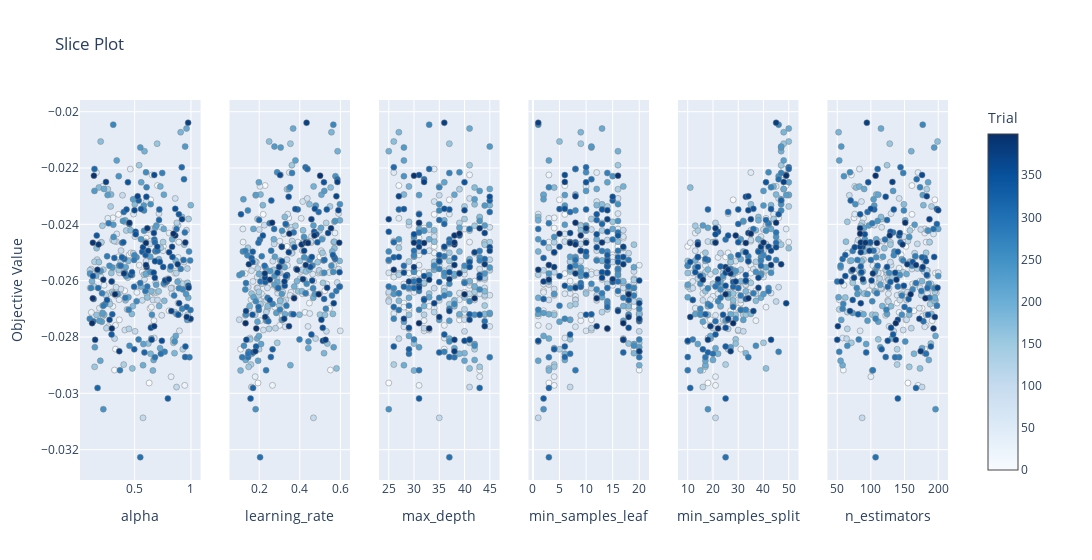

The code cell stored with this chart in its notebook:
### Code cell
optuna.visualization.plot_slice(study, params=['n_estimators', 'max_depth', 'min_samples_leaf', 'min_samples_split', 'learning_rate', 'alpha'])

### Figure 1 — Plotly figure (JSON) as saved in the notebook; plotly's stock layout.template omitted (floating-point values rounded to 4 significant figures; data arrays with more than 128 entries replaced by an {"elided": "..."} marker saying what was removed)
{"data": [{"marker": {"color": {"elided": "400 int values"}, "colorbar": {"title": {"text": "Trial"}, "x": 1, "xpad": 40}, "colorscale": [[0, "rgb(247,251,255)"], [0.125, "rgb(222,235,247)"], [0.25, "rgb(198,219,239)"], [0.375, "rgb(158,202,225)"], [0.5, "rgb(107,174,214)"], [0.625, "rgb(66,146,198)"], [0.75, "rgb(33,113,181)"], [0.875, "rgb(8,81,156)"], [1, "rgb(8,48,107)"]], "line": {"color": "Grey", "width": 0.5}, "showscale": true}, "mode": "markers", "name": "Feasible Trial", "showlegend": false, "type": "scatter", "x": {"elided": "400 float values"}, "xaxis": "x", "y": {"elided": "400 float values"}, "yaxis": "y"}, {"marker": {"color": {"elided": "400 int values"}, "colorbar": {"title": {"text": "Trial"}, "x": 1, "xpad": 40}, "colorscale": [[0, "rgb(247,251,255)"], [0.125, "rgb(222,235,247)"], [0.25, "rgb(198,219,239)"], [0.375, "rgb(158,202,225)"], [0.5, "rgb(107,174,214)"], [0.625, "rgb(66,146,198)"], [0.75, "rgb(33,113,181)"], [0.875, "rgb(8,81,156)"], [1, "rgb(8,48,107)"]], "line": {"color": "Grey", "width": 0.5}, "showscale": false}, "mode": "markers", "name": "Feasible Trial", "showlegend": false, "type": "scatter", "x": {"elided": "400 float values"}, "xaxis": "x2", "y": {"elided": "400 float values"}, "yaxis": "y2"}, {"marker": {"color": {"elided": "400 int values"}, "colorbar": {"title": {"text": "Trial"}, "x": 1, "xpad": 40}, "colorscale": [[0, "rgb(247,251,255)"], [0.125, "rgb(222,235,247)"], [0.25, "rgb(198,219,239)"], [0.375, "rgb(158,202,225)"], [0.5, "rgb(107,174,214)"], [0.625, "rgb(66,146,198)"], [0.75, "rgb(33,113,181)"], [0.875, "rgb(8,81,156)"], [1, "rgb(8,48,107)"]], "line": {"color": "Grey", "width": 0.5}, "showscale": false}, "mode": "markers", "name": "Feasible Trial", "showlegend": false, "type": "scatter", "x": {"elided": "400 int values"}, "xaxis": "x3", "y": {"elided": "400 float values"}, "yaxis": "y3"}, {"marker": {"color": {"elided": "400 int values"}, "colorbar": {"title": {"text": "Trial"}, "x": 1, "xpad": 40}, "colorscale": [[0, "rgb(247,251,255)"], [0.125, "rgb(222,235,247)"], [0.25, "rgb(198,219,239)"], [0.375, "rgb(158,202,225)"], [0.5, "rgb(107,174,214)"], [0.625, "rgb(66,146,198)"], [0.75, "rgb(33,113,181)"], [0.875, "rgb(8,81,156)"], [1, "rgb(8,48,107)"]], "line": {"color": "Grey", "width": 0.5}, "showscale": false}, "mode": "markers", "name": "Feasible Trial", "showlegend": false, "type": "scatter", "x": {"elided": "400 int values"}, "xaxis": "x4", "y": {"elided": "400 float values"}, "yaxis": "y4"}, {"marker": {"color": {"elided": "400 int values"}, "colorbar": {"title": {"text": "Trial"}, "x": 1, "xpad": 40}, "colorscale": [[0, "rgb(247,251,255)"], [0.125, "rgb(222,235,247)"], [0.25, "rgb(198,219,239)"], [0.375, "rgb(158,202,225)"], [0.5, "rgb(107,174,214)"], [0.625, "rgb(66,146,198)"], [0.75, "rgb(33,113,181)"], [0.875, "rgb(8,81,156)"], [1, "rgb(8,48,107)"]], "line": {"color": "Grey", "width": 0.5}, "showscale": false}, "mode": "markers", "name": "Feasible Trial", "showlegend": false, "type": "scatter", "x": {"elided": "400 int values"}, "xaxis": "x5", "y": {"elided": "400 float values"}, "yaxis": "y5"}, {"marker": {"color": {"elided": "400 int values"}, "colorbar": {"title": {"text": "Trial"}, "x": 1, "xpad": 40}, "colorscale": [[0, "rgb(247,251,255)"], [0.125, "rgb(222,235,247)"], [0.25, "rgb(198,219,239)"], [0.375, "rgb(158,202,225)"], [0.5, "rgb(107,174,214)"], [0.625, "rgb(66,146,198)"], [0.75, "rgb(33,113,181)"], [0.875, "rgb(8,81,156)"], [1, "rgb(8,48,107)"]], "line": {"color": "Grey", "width": 0.5}, "showscale": false}, "mode": "markers", "name": "Feasible Trial", "showlegend": false, "type": "scatter", "x": {"elided": "400 int values"}, "xaxis": "x6", "y": {"elided": "400 float values"}, "yaxis": "y6"}], "layout": {"title": {"text": "Slice Plot"}, "width": 1800, "xaxis": {"anchor": "y", "domain": [0, 0.1389], "title": {"text": "alpha"}}, "xaxis2": {"anchor": "y2", "domain": [0.1722, 0.3111], "title": {"text": "learning_rate"}}, "xaxis3": {"anchor": "y3", "domain": [0.3444, 0.4833], "title": {"text": "max_depth"}}, "xaxis4": {"anchor": "y4", "domain": [0.5167, 0.6556], "title": {"text": "min_samples_leaf"}}, "xaxis5": {"anchor": "y5", "domain": [0.6889, 0.8278], "title": {"text": "min_samples_split"}}, "xaxis6": {"anchor": "y6", "domain": [0.8611, 1], "title": {"text": "n_estimators"}}, "yaxis": {"anchor": "x", "domain": [0, 1], "title": {"text": "Objective Value"}}, "yaxis2": {"anchor": "x2", "domain": [0, 1], "matches": "y", "showticklabels": false}, "yaxis3": {"anchor": "x3", "domain": [0, 1], "matches": "y", "showticklabels": false}, "yaxis4": {"anchor": "x4", "domain": [0, 1], "matches": "y", "showticklabels": false}, "yaxis5": {"anchor": "x5", "domain": [0, 1], "matches": "y", "showticklabels": false}, "yaxis6": {"anchor": "x6", "domain": [0, 1], "matches": "y", "showticklabels": false}}}
